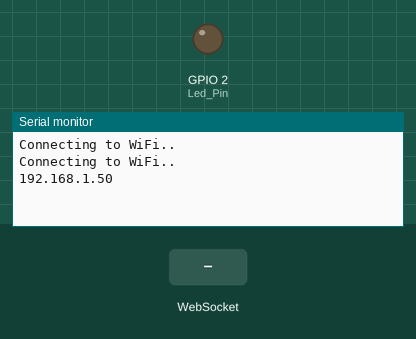
Recording of a sketch running on a simulated ESP8266 (NodeMCU). On the bench: output pins drawn as LEDs (lit = HIGH), the last lines printed to the serial monitor. The inputs (shaded band) are chosen by the test bench. WiFi joins after 1.5 s; servers stay silent unless stated.

Above: at 3.2 s.
3.3 s: WebSocket text "STATE" received
At 4.3 s:
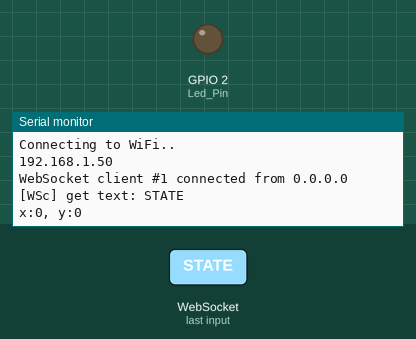
4.8 s: WebSocket text "5" received
At 5.4 s:
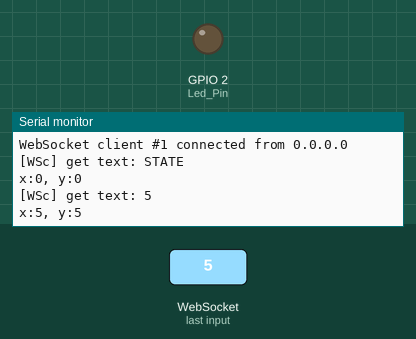

The sketch:

jo.ino
```cpp
#include <ESP8266WiFi.h>
#include <ESPAsyncTCP.h>
#include <ESPAsyncWebServer.h>

// Replace network credentials with your own WiFi details
const char* ssid = "PROVEINTECH";
const char* password = "Deepu@1507";

bool GPIO_State = 0;
const int Led_Pin = 2;

// Create AsyncWebServer object on port 80
AsyncWebServer server(80);
AsyncWebSocket ws("/ws");

const char html_page[] PROGMEM = R"rawliteral(
<!DOCTYPE html>
    <html>
    <head>
    <title>Arduino - PHPoC Shield</title>
    <meta name="viewport" content="width=device-width, initial-scale=0.7, maximum-scale=0.7">
    <meta charset="utf-8">
    <style>
    body { text-align: center; font-size: width/2pt; }
    h1 { font-weight: bold; font-size: width/2pt; }
    h2 { font-weight: bold; font-size: width/2pt; }
    button { font-weight: bold; font-size: width/2pt; }
    </style>
    <script>
    var canvas_width = 500, canvas_height = 500;
    var radius_base = 150;
    var radius_handle = 72;
    var radius_shaft = 120;
    var range = canvas_width/2 - 10;
    var step = 18;
    var ws;
    var joystick = {x:0, y:0};
    var click_state = 0;

    var ratio = 1;

    function init()
    {
        var width = window.innerWidth;
        var height = window.innerHeight;

        if(width < height)
            ratio = (width - 50) / canvas_width;
        else
            ratio = (height - 50) / canvas_width;

        canvas_width = Math.round(canvas_width*ratio);
        canvas_height = Math.round(canvas_height*ratio);
        radius_base = Math.round(radius_base*ratio);
        radius_handle = Math.round(radius_handle*ratio);
        radius_shaft = Math.round(radius_shaft*ratio);
        range = Math.round(range*ratio);
        step = Math.round(step*ratio);

        var canvas = document.getElementById("remote");
        //canvas.style.backgroundColor = "#999999";
        canvas.width = canvas_width;
        canvas.height = canvas_height;

        canvas.addEventListener("touchstart", mouse_down);
        canvas.addEventListener("touchend", mouse_up);
        canvas.addEventListener("touchmove", mouse_move);
        canvas.addEventListener("mousedown", mouse_down);
        canvas.addEventListener("mouseup", mouse_up);
        canvas.addEventListener("mousemove", mouse_move);

        var ctx = canvas.getContext("2d");
        ctx.translate(canvas_width/2, canvas_height/2);
        ctx.shadowBlur = 20;
        ctx.shadowColor = "LightGray";
        ctx.lineCap="round";
        ctx.lineJoin="round";

        update_view();
    }
    function connect_onclick()
    {
        if(ws == null)
        {

      var gateway = `ws://${window.location.hostname}/ws`;
            ws = new WebSocket(gateway);
            document.getElementById("ws_state").innerHTML = "CONNECTING";
            ws.onopen = ws_onopen;
            ws.onclose = ws_onclose;
            ws.onmessage = ws_onmessage;
        }
        else
            ws.close();
    }
    function ws_onopen()
    {
        document.getElementById("ws_state").innerHTML = "<font color='blue'>CONNECTED</font>";
        document.getElementById("bt_connect").innerHTML = "Disconnect";
        update_view();
    }
    function ws_onclose()
    {
        document.getElementById("ws_state").innerHTML = "<font color='gray'>CLOSED</font>";
        document.getElementById("bt_connect").innerHTML = "Connect";
        ws.onopen = null;
        ws.onclose = null;
        ws.onmessage = null;
        ws = null;
        update_view();
    }
    function ws_onmessage(e_msg)
    {
        e_msg = e_msg || window.event; // MessageEvent

    }
    function send_data()
    {
        var x = joystick.x, y = joystick.y;
        var joystick_range = range - radius_handle;
        x = Math.round(x*100/joystick_range);
        y = Math.round(-(y*100/joystick_range));

        console.log(joystick);
        console.log(joystick_range);
        console.log(x, y);

        if(ws != null)
            ws.send(x + ":" + y + "\r\n");
    }
    function update_view()
    {
        var x = joystick.x, y = joystick.y;

        var canvas = document.getElementById("remote");
        var ctx = canvas.getContext("2d");

        ctx.clearRect(-canvas_width/2, -canvas_height/2, canvas_width, canvas_height);

        ctx.lineWidth = 3;
        ctx.strokeStyle="gray";
        ctx.fillStyle = "LightGray";
        ctx.beginPath();
        ctx.arc(0, 0, range, 0, 2 * Math.PI);
        ctx.stroke();
        ctx.fill();

        ctx.strokeStyle="black";
        ctx.fillStyle = "hsl(0, 0%, 35%)";
        ctx.beginPath();
        ctx.arc(0, 0, radius_base, 0, 2 * Math.PI);
        ctx.stroke();
        ctx.fill();

        ctx.strokeStyle="red";

        var lineWidth = radius_shaft;
        var pre_x = pre_y = 0;
        var x_end = x/5;
        var y_end = y/5;
        var max_count  = (radius_shaft - 10)/step;
        var count = 1;

        while(lineWidth >= 10)
        {
            var cur_x = Math.round(count * x_end / max_count);
            var cur_y = Math.round(count * y_end / max_count);
            ctx.lineWidth = lineWidth;
            ctx.beginPath();
            ctx.lineTo(pre_x, pre_y);
            ctx.lineTo(cur_x, cur_y);
            ctx.stroke();

            lineWidth -= step;
            pre_x = cur_x;
            pre_y = cur_y;
            count++;
        }

        var x_start = Math.round(x / 3);
        var y_start = Math.round(y / 3);
        lineWidth += step;

        ctx.beginPath();
        ctx.lineTo(pre_x, pre_y);
        ctx.lineTo(x_start, y_start);
        ctx.stroke();

        count = 1;
        pre_x = x_start;
        pre_y = y_start;

        while(lineWidth < radius_shaft)
        {
            var cur_x = Math.round(x_start + count * (x - x_start) / max_count);
            var cur_y = Math.round(y_start + count * (y - y_start) / max_count);
            ctx.lineWidth = lineWidth;
            ctx.beginPath();
            ctx.lineTo(pre_x, pre_y);
            ctx.lineTo(cur_x, cur_y);
            ctx.stroke();

            lineWidth += step;
            pre_x = cur_x;
            pre_y = cur_y;
            count++;
        }

        var grd = ctx.createRadialGradient(x, y, 0, x, y, radius_handle);
        for(var i = 85; i >= 50; i-=5)
            grd.addColorStop((85 - i)/35, "hsl(0, 100%, "+ i + "%)");

        ctx.fillStyle = grd;
        ctx.beginPath();
        ctx.arc(x, y, radius_handle, 0, 2 * Math.PI);
        ctx.fill();
    }
    function process_event(event)
    {
        var pos_x, pos_y;
        if(event.offsetX)
        {
            pos_x = event.offsetX - canvas_width/2;
            pos_y = event.offsetY - canvas_height/2;
        }
        else if(event.layerX)
        {
            pos_x = event.layerX - canvas_width/2;
            pos_y = event.layerY - canvas_height/2;
        }
        else
        {
            pos_x = (Math.round(event.touches[0].pageX - event.touches[0].target.offsetLeft)) - canvas_width/2;
            pos_y = (Math.round(event.touches[0].pageY - event.touches[0].target.offsetTop)) - canvas_height/2;
        }

        return {x:pos_x, y:pos_y}
    }
    function mouse_down()
    {
        if(ws == null)
            return;

        event.preventDefault();

        var pos = process_event(event);

        var delta_x = pos.x - joystick.x;
        var delta_y = pos.y - joystick.y;

        var dist = Math.sqrt(delta_x*delta_x + delta_y*delta_y);

        if(dist > radius_handle)
            return;

        click_state = 1;

        var radius = Math.sqrt(pos.x*pos.x + pos.y*pos.y);
        console.log(radius, 'radius');

        if(radius <(range - radius_handle))
        {
            joystick = pos;
            send_data();
            update_view();
        }
    }
    function mouse_up()
    {
        event.preventDefault();
        click_state = 0;
    }
    function mouse_move()
    {
        if(ws == null)
            return;

        event.preventDefault();

        if(!click_state)
            return;

        var pos = process_event(event);

        var radius = Math.sqrt(pos.x*pos.x + pos.y*pos.y);

        if(radius <(range - radius_handle))
        {
            joystick = pos;
            send_data();
            update_view();
        }
    }
    window.onload = init;
    </script>
    </head>

    <body>

    <p>
    <h1>Arduino - Web-based Joystick</h1>
    </p>

    <canvas id="remote"></canvas>

    <h2>
    <p>
    WebSocket : <span id="ws_state">null</span>
    </p>
    <button id="bt_connect" type="button" onclick="connect_onclick();">Connect</button>
    </h2>

    </body>
    </html>
)rawliteral";

void notifyClients() {
  ws.textAll(String(GPIO_State));
}

void handleWebSocketMessage(void *arg, uint8_t *data, size_t len) {
  Serial.printf("[WSc] get text: %s\n", data);
  //Serial.println((char*)data);
  String data1 = (char*)data;
     if(data1){
         int pos = data1.indexOf(':');
         long x = data1.substring(0, pos).toInt();
         long y = data1.substring(pos+1).toInt();

          Serial.print("x:");
           Serial.print(x);
          Serial.print(", y:");
           Serial.println(y);

   // scale  from [-100; 100] to [0; 180]
   /*long angle_x = (x + 100) * 180 /200;
   long angle_y = (y + 100) * 180 /200;
   Serial.print(" X: ");
   Serial.println(angle_x);
   Serial.print(" Y: ");
   Serial.println(angle_y);*/

     }
}

void onEvent(AsyncWebSocket *server, AsyncWebSocketClient *client, AwsEventType type,
             void *arg, uint8_t *data, size_t len) {
  switch (type) {
    case WS_EVT_CONNECT:
      Serial.printf("WebSocket client #%u connected from %s\n", client->id(), client->remoteIP().toString().c_str());
      break;
    case WS_EVT_DISCONNECT:
      Serial.printf("WebSocket client #%u disconnected\n", client->id());
      break;
    case WS_EVT_DATA:
      handleWebSocketMessage(arg, data, len);
      break;
    case WS_EVT_PONG:
    case WS_EVT_ERROR:
      break;
  }
}

void initWebSocket() {
  ws.onEvent(onEvent);
  server.addHandler(&ws);
}

String processor(const String& var){
  Serial.println(var);
  if(var == "STATE"){
    if (GPIO_State){
      return "ON";
    }
    else{
      return "OFF";
    }
  }
}

void setup(){
  // Serial port for debugging purposes
  Serial.begin(115200);

  pinMode(Led_Pin, OUTPUT);
  digitalWrite(Led_Pin, LOW);

  // Connect to Wi-Fi
  WiFi.begin(ssid, password);
  while (WiFi.status() != WL_CONNECTED) {
    delay(1000);
    Serial.println("Connecting to WiFi..");
  }

  // Print ESP Local IP Address
  Serial.println(WiFi.localIP());

  initWebSocket();

  // Route for root / web page
  server.on("/", HTTP_GET, [](AsyncWebServerRequest *request){
    request->send_P(200, "text/html", html_page, processor);
  });

  // Start server
  server.begin();
}

void loop() {
  ws.cleanupClients();
  digitalWrite(Led_Pin, GPIO_State);
}
```

Measured:
- after the input at 3.3 s, the serial monitor: prints a new line at once (image 1)
- after the input at 4.8 s, the serial monitor: prints a new line at once (image 2)
